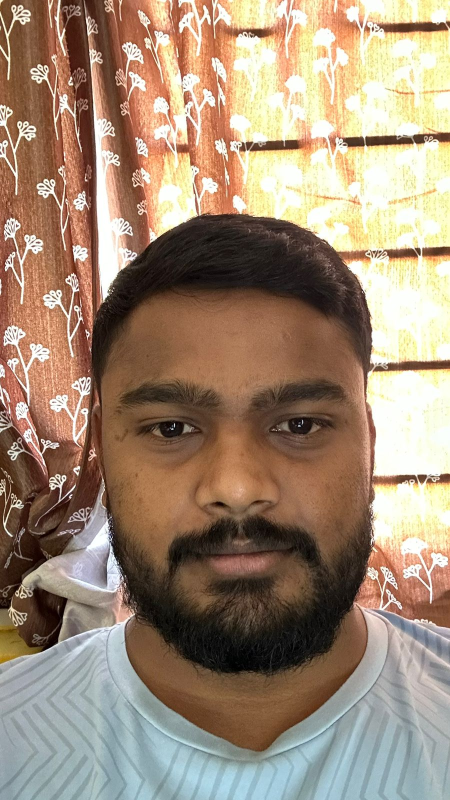
#> input picture selfie.jpg, 900 x 1600 px (shown at 1/2 size)
$ python -i app.py   (imports and definitions only)
#> lines starting #> are read from the running program, lines starting #| are printed output that depends on the picture; after the words box and inside, x2 and y2 are one past the last pixel; in counts of white or black regions, pixels touching at a corner belong together
import cv2
import numpy as np
import json
import os
import base64
import tempfile
from flask import Flask, request, jsonify
from sklearn.cluster import KMeans

# Initialize Flask app
# [1 line not run here, left out]

class SelfieAnalyzer:
    """
    A class for analyzing selfies to extract various features like dominant colors,
    color tone, brightness, and face shape.
    """

    def __init__(self, k=3, max_size=1024):
        """
        Initialize the SelfieAnalyzer.

        Args:
            k (int): Number of dominant colors to extract.
            max_size (int): Maximum size for image resizing to optimize processing.
        """
        self.k = k
        self.max_size = max_size
        # Load Haar cascade for face detection
        self.face_cascade = cv2.CascadeClassifier(cv2.data.haarcascades + 'haarcascade_frontalface_default.xml')

    def _resize(self, img):
        """
        Resize the image if it exceeds the maximum size to improve performance.

        Args:
            img (numpy.ndarray): Input image.

        Returns:
            numpy.ndarray: Resized image if necessary, otherwise original.
        """
        h, w = img.shape[:2]
        if max(h, w) <= self.max_size:
            return img
        scale = self.max_size / max(h, w)
        return cv2.resize(img, (int(w * scale), int(h * scale)))

    def dominant_colors(self, img):
        """
        Extract the dominant colors from the image using K-Means clustering.

        Args:
            img (numpy.ndarray): Input image in RGB format.

        Returns:
            list: List of dictionaries with hex color and percentage.
        """
        # Reshape image to a list of pixels
        pixels = img.reshape(-1, 3).astype(np.float32)
        # Perform K-Means clustering
        km = KMeans(n_clusters=self.k, random_state=42, n_init=10).fit(pixels)
        # Calculate percentages
        counts = np.bincount(km.labels_)
        percentages = counts / len(pixels) * 100
        # Sort by percentage descending
        order = np.argsort(percentages)[::-1]
        return [
            {
                'hex': '#%02x%02x%02x' % tuple(km.cluster_centers_[i].astype(int)),
                'percentage': round(percentages[i], 2)
            }
            for i in order
        ]

    def color_tone(self, colors):
        """
        Determine the color tone (warm, cool, neutral) based on the dominant color.

        Args:
            colors (list): List of dominant colors.

        Returns:
            str: Color tone ('warm', 'cool', or 'neutral').
        """
        if not colors:
            return 'neutral'
        # Extract RGB from the first (most dominant) color
        hex_color = colors[0]['hex']
        r, g, b = [int(hex_color[i:i+2], 16) for i in (1, 3, 5)]
        # Calculate hue
        max_val = max(r, g, b)
        min_val = min(r, g, b)
        if max_val == min_val:
            hue = 0
        elif max_val == r:
            hue = 60 * ((g - b) / (max_val - min_val))
        elif max_val == g:
            hue = 60 * (2 + (b - r) / (max_val - min_val))
        else:
            hue = 60 * (4 + (r - g) / (max_val - min_val))
        hue = (hue + 360) % 360
        # Determine tone
        if hue <= 60 or hue >= 300:
            return 'warm'
        elif 180 <= hue < 300:
            return 'cool'
        else:
            return 'neutral'

    def brightness(self, img):
        """
        Calculate the brightness value and level of the image.

        Args:
            img (numpy.ndarray): Input image in RGB format.

        Returns:
            tuple: (brightness_value, brightness_level)
        """
        # Convert to HSV and get average value (brightness)
        hsv = cv2.cvtColor(img, cv2.COLOR_RGB2HSV)
        brightness_value = np.mean(hsv[:, :, 2])
        # Classify brightness level
        if brightness_value < 85:
            level = 'low'
        elif brightness_value < 170:
            level = 'medium'
        else:
            level = 'high'
        return round(brightness_value, 2), level

    def face_shape(self, img):
        """
        Detect and classify the face shape in the image.

        Args:
            img (numpy.ndarray): Input image in RGB format.

        Returns:
            str: Face shape ('oblong', 'round', 'heart', 'oval', 'square', or 'not_detected').
        """
        # Convert to grayscale for face detection
        gray = cv2.cvtColor(img, cv2.COLOR_RGB2GRAY)
        # Detect faces
        faces = self.face_cascade.detectMultiScale(gray, 1.1, 5)
        if len(faces) == 0:
            return 'not_detected'
        # Use the first detected face
        x, y, w, h = faces[0]
        face_roi = gray[y:y+h, x:x+w]
        aspect_ratio = w / h
        # Threshold the face ROI
        _, thresh = cv2.threshold(face_roi, 0, 255, cv2.THRESH_BINARY + cv2.THRESH_OTSU)
        # Find contours
        contours, _ = cv2.findContours(thresh, cv2.RETR_EXTERNAL, cv2.CHAIN_APPROX_SIMPLE)
        if contours:
            # Calculate roundness using convex hull
            largest_contour = max(contours, key=cv2.contourArea)
            hull = cv2.convexHull(largest_contour)
            hull_area = cv2.contourArea(hull)
            contour_area = cv2.contourArea(largest_contour)
            roundness = contour_area / hull_area if hull_area > 0 else 0.5
        else:
            roundness = 0.5
        # Classify based on aspect ratio and roundness
        if aspect_ratio > 1.3:
            return 'oblong'
        elif aspect_ratio < 0.9:
            return 'heart' if roundness > 0.75 else 'round'
        else:
            return 'oval' if roundness > 0.8 else 'square'

    def process(self, image_path):
        """
        Process the image to extract analysis details.

        Args:
            image_path (str): Path to the input image.

        Returns:
            dict: Dictionary containing analysis results.
        """
#> called with image_path = 'selfie.jpg'
        # Load and preprocess the image
        img = cv2.cvtColor(cv2.imread(image_path), cv2.COLOR_BGR2RGB)
        if img is None:
            raise FileNotFoundError(f"Image not found: {image_path}")
        # Resize if necessary
        img = self._resize(img)
#> in _resize, `return cv2.resize(img, (int(w * scale), int(h * scale)))`:
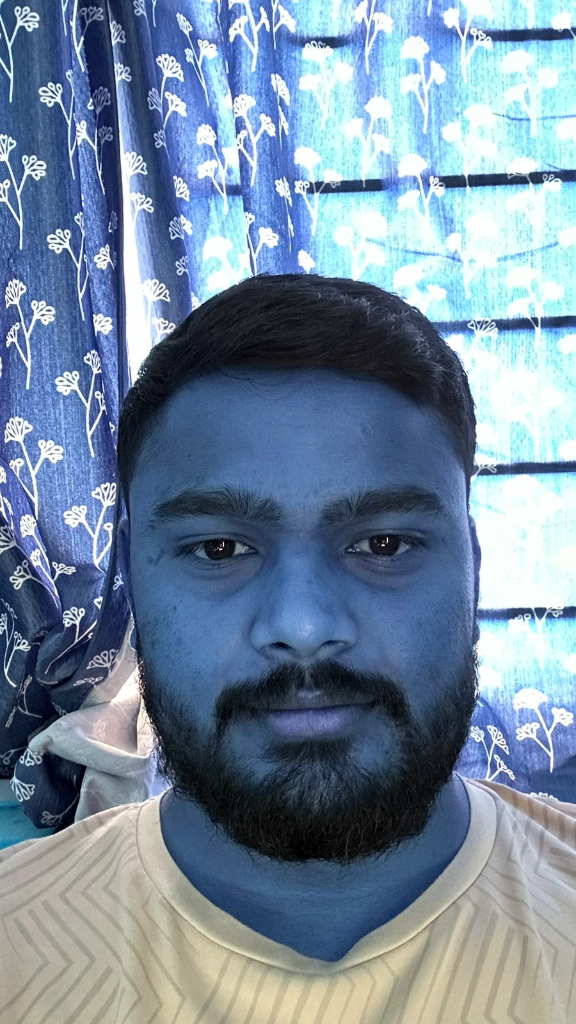
#> returned value: shape (1024, 576, 3); mean of channels 0, 1, 2 159.4, 137.9, 117.1; drawn as B, G, R

        # Perform analyses
        colors = self.dominant_colors(img)
#> in dominant_colors, `counts = np.bincount(km.labels_)`: counts = [189696, 159235, 240893]
#> in dominant_colors, `percentages = counts / len(pixels) * 100`: percentages = [32.16, 27, 40.84]
#> in dominant_colors, `order = np.argsort(percentages)[::-1]`: order = [2, 0, 1]
#> colors = 3 items
        brightness_value, brightness_level = self.brightness(img)
#> in brightness, `hsv = cv2.cvtColor(img, cv2.COLOR_RGB2HSV)`: hsv: shape (1024, 576, 3); mean H, S, V 29.7, 88.9, 163.1
#> in brightness, `brightness_value = np.mean(hsv[:, :, 2])`: brightness_value = 163.1
#> brightness_value = 163.1; brightness_level = 'medium'
        color_tone = self.color_tone(colors)
#> in color_tone, `hex_color = colors[0]['hex']`: hex_color = '#5c3e2c'
#> in color_tone, `r, g, b = [int(hex_color[i:i+2], 16) for i in (1, 3, 5)]`: r = 92; g = 62; b = 44
#> in color_tone, `max_val = max(r, g, b)`: max_val = 92
#> in color_tone, `min_val = min(r, g, b)`: min_val = 44
#> in color_tone, `hue = 60 * ((g - b) / (max_val - min_val))`: hue = 22.5
#> color_tone = 'warm'
        face_structure = self.face_shape(img)
#> in face_shape, `gray = cv2.cvtColor(img, cv2.COLOR_RGB2GRAY)`:
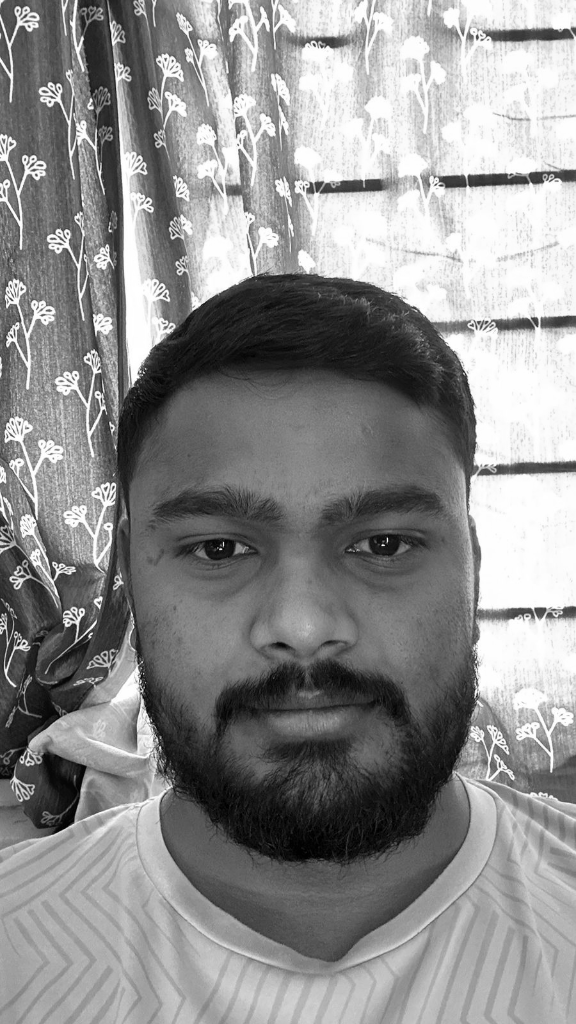
#> gray: shape (1024, 576); min 0, max 255, mean 141.9
#> in face_shape, `faces = self.face_cascade.detectMultiScale(gray, 1.1, 5)`: faces = [[397, 226, 81, 81], [92, 383, 426, 426]]
#> in face_shape, `x, y, w, h = faces[0]`: x = 397; y = 226; w = 81
#> in face_shape, `face_roi = gray[y:y+h, x:x+w]`:
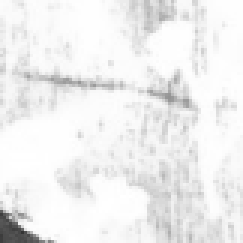
#> face_roi: shape (81, 81) (shown 3 times larger); min 51, max 255, mean 238.8
#> in face_shape, `aspect_ratio = w / h`: aspect_ratio = 1
#> in face_shape, `_, thresh = cv2.threshold(face_roi, 0, 255, cv2.THRESH_BINARY + cv2.TH..`:
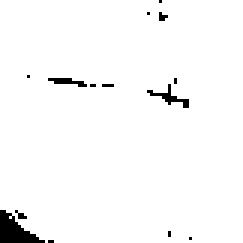
#> thresh: shape (81, 81) (shown 3 times larger); 97.5% white; 14 black regions (11 under 20 px)
#> in face_shape, `contours, _ = cv2.findContours(thresh, cv2.RETR_EXTERNAL, cv2.CHAIN_AP..`: contours = 1 contour; box (x1, y1, x2, y2) and area: (0, 0, 81, 81) 6315
#> in face_shape, `largest_contour = max(contours, key=cv2.contourArea)`: largest_contour = contour of 25 points, box (x1, y1, x2, y2) (0, 0, 81, 81), area 6315
#> in face_shape, `hull = cv2.convexHull(largest_contour)`: hull = [[80, 0], [80, 80], [15, 80], [13, 79], [8, 76], [3, 72], [0, 69], [0, 0]]
#> in face_shape, `hull_area = cv2.contourArea(hull)`: hull_area = 6328
#> in face_shape, `contour_area = cv2.contourArea(largest_contour)`: contour_area = 6315
#> in face_shape, `roundness = contour_area / hull_area if hull_area > 0 else 0.5`: roundness = 0.998
#> face_structure = 'oval'

        # Return results
        return {
            'brightness_value': brightness_value,
            'brightness_level': brightness_level,
            'color_tone': color_tone,
            'face_structure': face_structure,
            'dominant_colors': colors
        }

# [40 lines that did not run here, left out]

# [5 lines not run here, left out]

>>> result = SelfieAnalyzer().process('selfie.jpg')
#> result = 5 items
